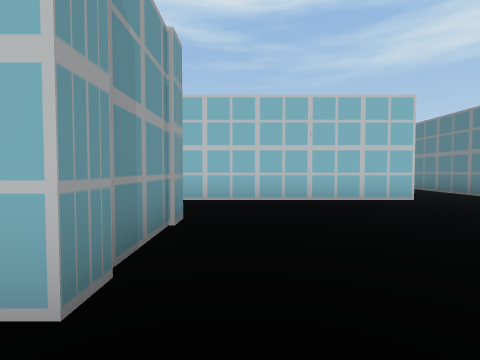
view 1 (above)

24 first-person views from a walk through a Unity game level. The camera is 1.4 m above the floor, tilts 2° down and sees 85° across. The floor is counted in squares, 2 m on a side. Each view is taken from the middle of a square. On the plan, view 1 faces up. The plan holds only what a view shows up to about 9 squares ahead; the rest is blank. The place goes on beyond the plan. The player character is not drawn.

view 2
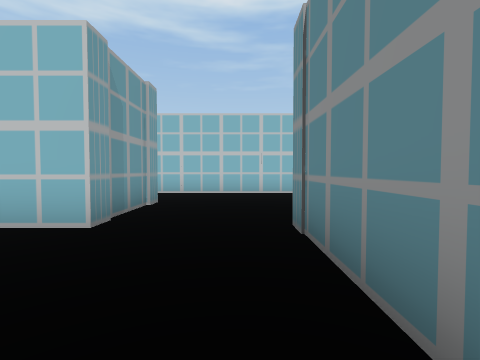

view 3
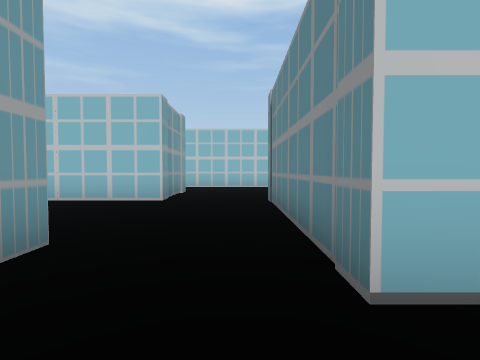

view 4
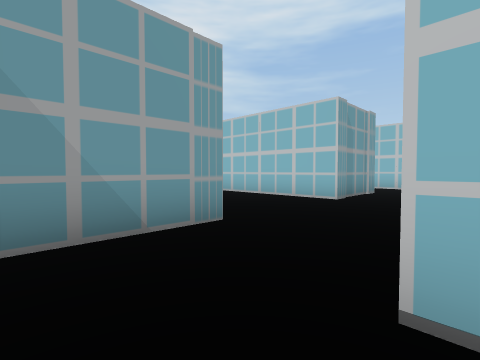

view 5
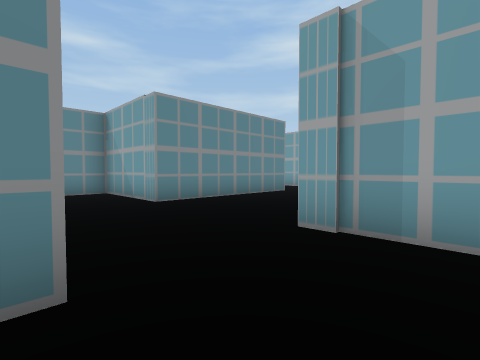

view 6
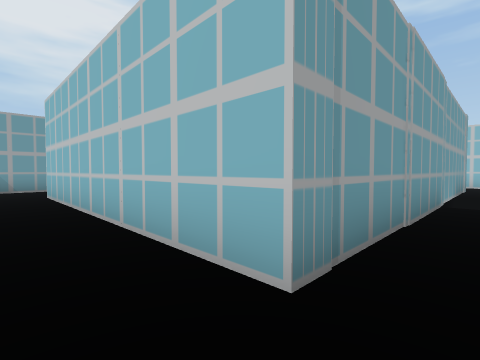

view 7
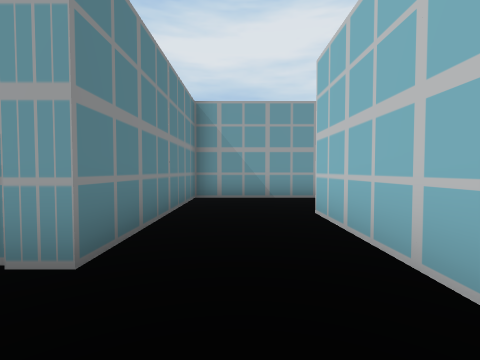

view 8
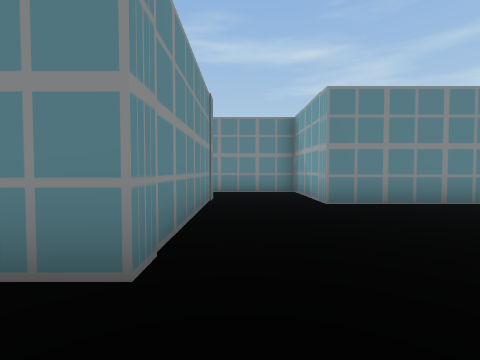

view 9
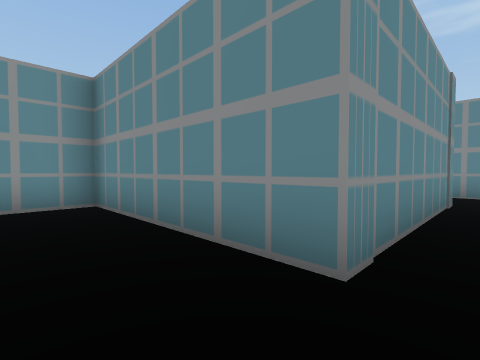

view 10
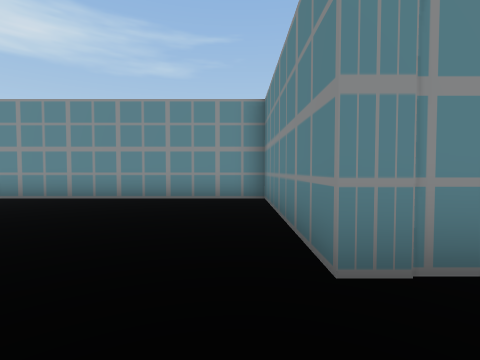

view 11
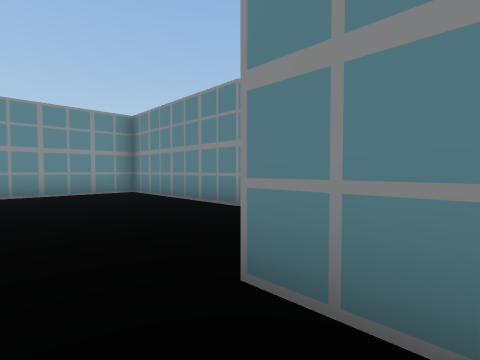

view 12
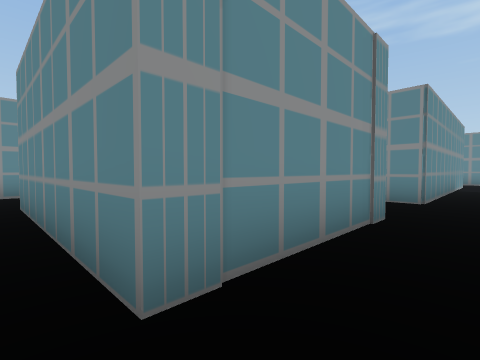

view 13
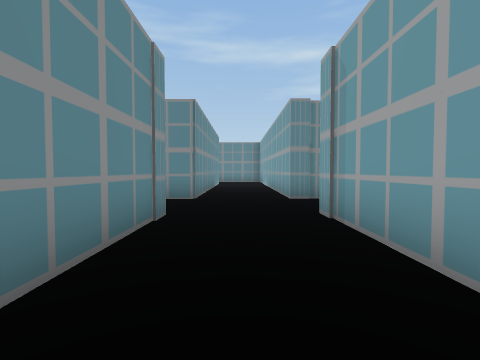

view 14
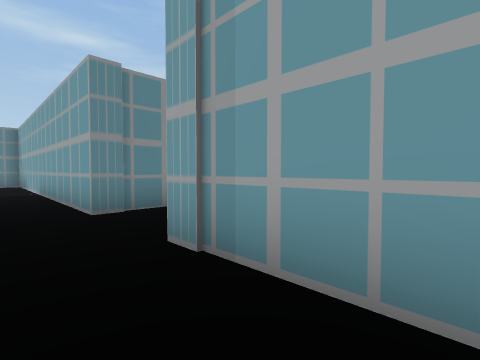

view 15
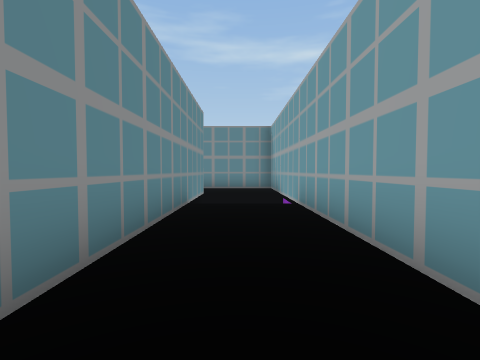

view 16
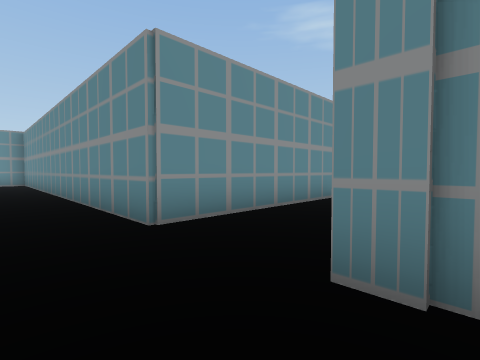

view 17
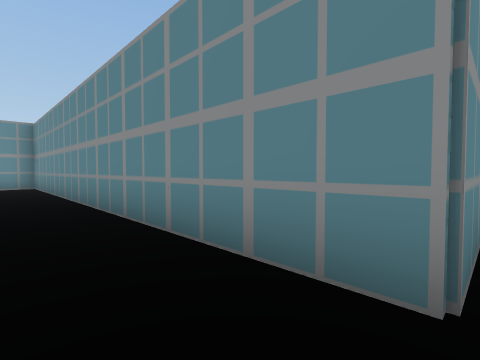

view 18
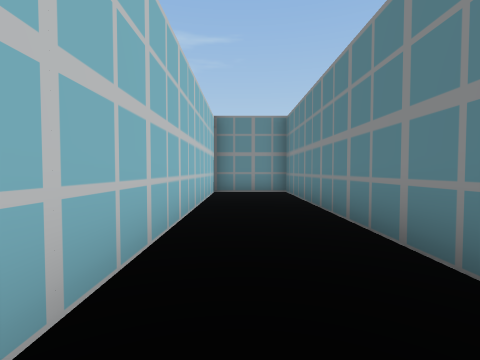

view 19
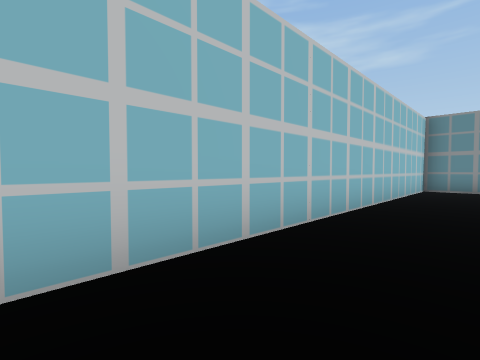

view 20
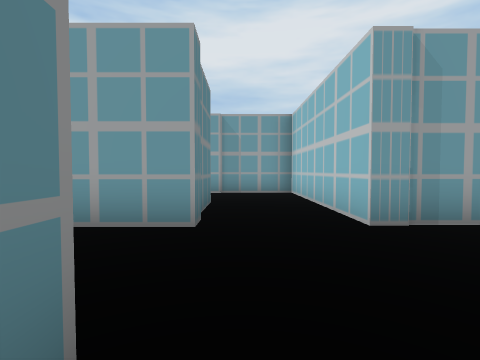

view 21
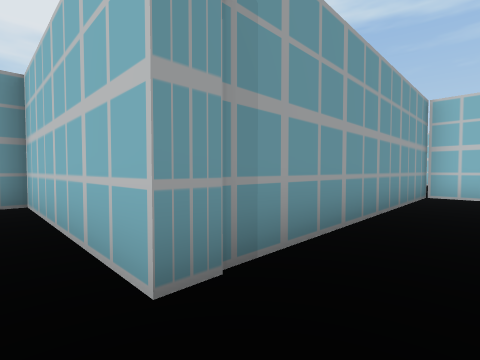

view 22
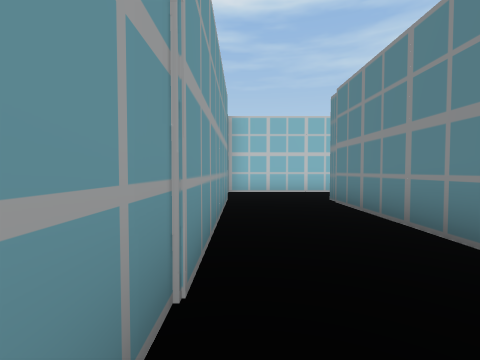

view 23
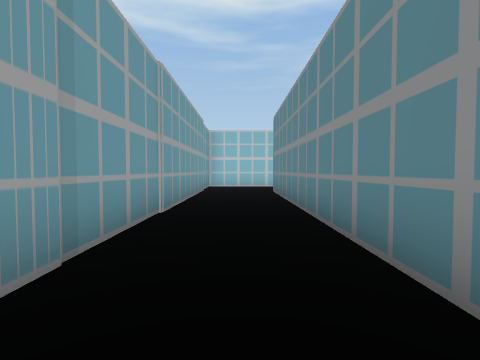

view 24
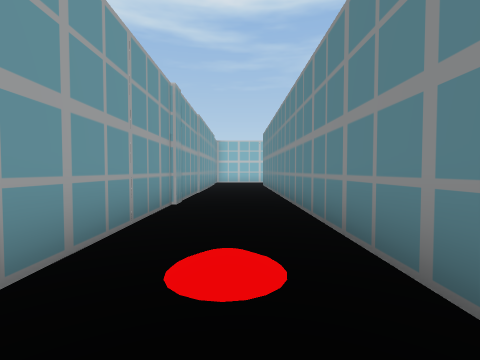

### Floor plan
Ten units are one square. View 1 is at (0, 0); x grows to the right and y downward. Boxes are objects, and circles mark ways between rooms. Rooms are numbered by the first view taken in them; rooms with no view inside come last. Other rooms are left out.
<svg viewBox="-139 -130 210 344">
<path fill="none" stroke="#000" d="M-59 62 -59 25 -8 25 -8 35M-84 85 -84 135M17 36 17 -14M-72 -12 -84 -12 -84 63M-59 161 -59 85 66 85 66 62 -40 62M-8 -26 -8 -12 -46 -12M22 36 17 36M-8 35 -8 57 20 57M17 -14 66 -14 66 -90M42 -125 42 -63 -34 -63M-58 -70 -58 -38 -8 -38 -8 -26M-109 209 -109 85 -84 85M-84 63 -134 63 -134 205"/>
<circle cx="5" cy="30" r="3" fill="#2a7"/>
<circle cx="5" cy="-15" r="3" fill="#2a7"/>
<circle cx="-95" cy="75" r="3" fill="#2a7"/>
<text x="-40" y="70">1</text>
<text x="30" y="40">2</text>
<text x="20" y="-50">3</text>
<text x="-110" y="200">4</text>
</svg>
Room 1 opens to room 2. Room 1 opens to room 3. Room 1 opens to room 4.

Where each view was taken, in squares from view 1:
view 1: 0 up, 0 right, facing up
view 2: 2 down, 1 right, facing up
view 3: 5 down, 1 right, facing up
view 4: 5 down, 2 right, facing up-left
view 5: 3 up, 2 right, facing down-left
view 6: 5 up, 5 right, facing up-left
view 7: 5 up, 1 right, facing left
view 8: 3 up, 1 right, facing down
view 9: 3 up, 1 right, facing down-right
view 10: 2 up, 0 right, facing right
view 11: 5 up, 2 left, facing down-right
view 12: 2 down, 7 left, facing down-right
view 13: 2 down, 7 left, facing down
view 14: 4 down, 7 left, facing down-left
view 15: 8 down, 7 left, facing down
view 16: 7 down, 9 left, facing down-right
view 17: 7 down, 6 left, facing down-right
view 18: 7 down, 2 left, facing right
view 19: 8 down, 4 left, facing up-right
view 20: 8 down, 5 left, facing left
view 21: 7 down, 7 left, facing up-left
view 22: 15 down, 13 left, facing up
view 23: 18 down, 12 left, facing up
view 24: 22 down, 12 left, facing up
